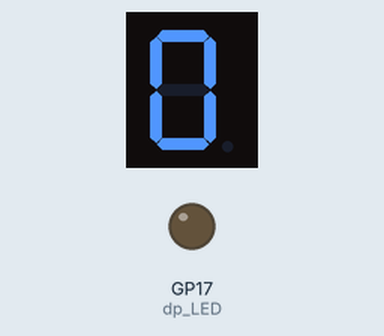
Recording of a program running on a simulated Raspberry Pi Pico running MicroPython. Parts: 1-digit seven-segment display, output pins drawn as LEDs (lit = HIGH). The segment pins are drawn as the display they are named for; pins used as bus, display or sensor lines are not drawn.

Above: at 0.3 s.
At 4.8 s:
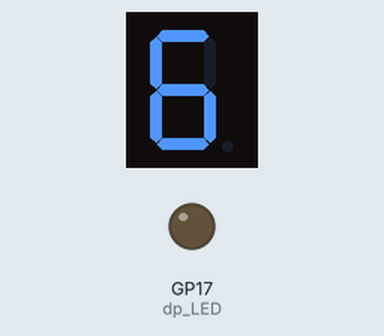
At 10.02 s:
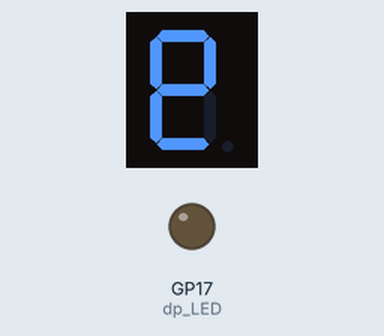
At 20.1 s:
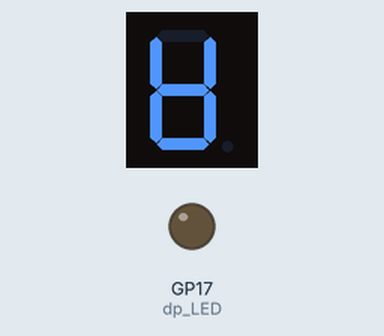
At 29.82 s:
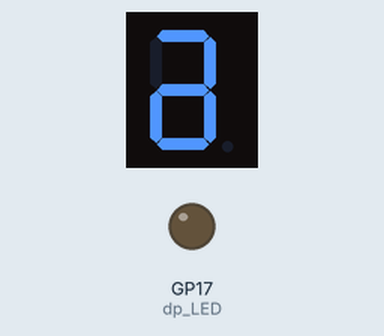
At 39.84 s:
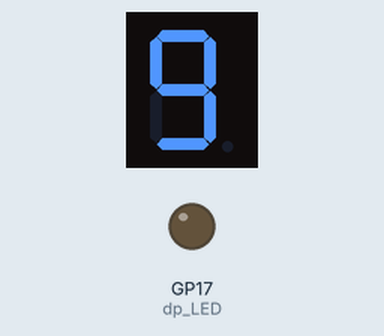

The program:

Seven_Segments_Race.py
```python
# Seven Segment Display Race Around Figure Eight
# Using for Lists, Loops and "try-except" code
# Light up each segment and then turn each off - top to bottom
# 220 ohm resistors for each segment
# Connect cathode pins to ground rail
#
# Lori Pfahler
# April 2025

import machine
import utime

# Set up segments
a_LED = machine.Pin(13, machine.Pin.OUT)
b_LED = machine.Pin(12, machine.Pin.OUT)
c_LED = machine.Pin(18, machine.Pin.OUT)
d_LED = machine.Pin(19, machine.Pin.OUT)
e_LED = machine.Pin(16, machine.Pin.OUT)
f_LED = machine.Pin(14, machine.Pin.OUT)
g_LED = machine.Pin(15, machine.Pin.OUT)
dp_LED = machine.Pin(17, machine.Pin.OUT)

# list in order for looping
segments_race = [a_LED, f_LED, g_LED, c_LED, d_LED, e_LED, g_LED, b_LED]

# set up delay time
delay = 0.1


try:
    while True:
        # turn on the segments - race
        for segment in segments_race:
            segment.value(1)
            utime.sleep(delay)
            segment.value(0)

except KeyboardInterrupt:
    # turn off all setments
        for segment in segments_race:
            segment.value(0)
```
